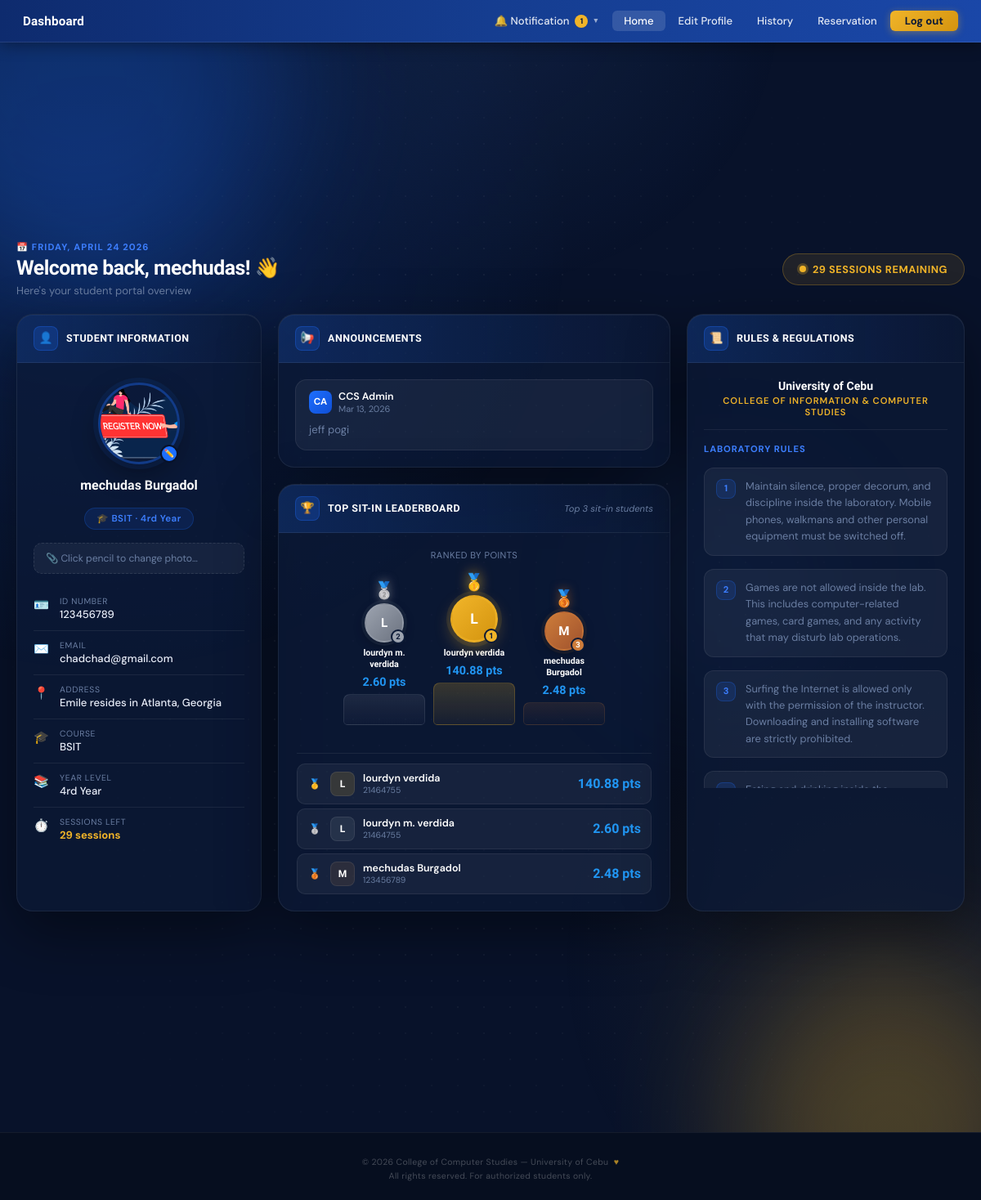
The page /dashboard.php (signed in) on the database its author committed.
### tables this page shows
CREATE TABLE `accounts` (
  `id` int(11) NOT NULL,
  `id_number` varchar(50) NOT NULL,
  `last_name` varchar(100) NOT NULL,
  `first_name` varchar(100) NOT NULL,
  `middle_name` varchar(100) DEFAULT NULL,
  `course_level` int(11) DEFAULT 1,
  `email` varchar(150) NOT NULL,
  `password` varchar(255) NOT NULL,
  `course` varchar(50) DEFAULT 'BSIT',
  `address` text DEFAULT NULL,
  `created_at` timestamp NOT NULL DEFAULT current_timestamp(),
  `profile_photo` varchar(255) DEFAULT 'register.png',
  `role` varchar(20) DEFAULT 'student',
  `remaining_sessions` int(11) DEFAULT 30
);

CREATE TABLE `announcements` (
  `id` int(11) NOT NULL,
  `admin_name` varchar(100) DEFAULT 'CCS Admin',
  `content` text DEFAULT NULL,
  `created_at` timestamp NOT NULL DEFAULT current_timestamp()
);

CREATE TABLE `sit_in_records` (
  `id` int(11) NOT NULL,
  `id_number` varchar(50) NOT NULL,
  `student_name` varchar(200) NOT NULL,
  `purpose` varchar(100) DEFAULT '',
  `lab` varchar(50) DEFAULT '',
  `session` int(11) DEFAULT 0,
  `status` varchar(20) DEFAULT 'active',
  `created_at` timestamp NOT NULL DEFAULT current_timestamp(),
  `timeout_at` datetime DEFAULT NULL,
  `reward_points` int(11) DEFAULT 0,
  `task_completed_points` int(11) DEFAULT 0
);

### dashboard.php (the view, shortened to what this page needs)
<?php
$conn = getConnection();
$announcements = [];
$annRes = $conn->query("SELECT * FROM announcements ORDER BY created_at DESC LIMIT 20");
if ($annRes) while ($row = $annRes->fetch_assoc()) $announcements[] = $row;
$sessRow = $conn->query("SELECT remaining_sessions FROM accounts WHERE id = " . intval($_SESSION['user_id']))->fetch_assoc();
$remainingSessions = $sessRow['remaining_sessions'] ?? 30;
$leaderboard = [];
$lbRes = $conn->query("
  SELECT
    s.id_number,
    s.student_name,
    ROUND(SUM(s.reward_points) * 0.6 + SUM(TIMESTAMPDIFF(MINUTE, s.created_at, s.timeout_at)) / 60.0 * 0.2 + SUM(s.task_completed_points) * 0.2, 2) AS total_score
  FROM sit_in_records s
  WHERE s.status = 'done' AND s.timeout_at IS NOT NULL
  GROUP BY s.id_number, s.student_name
  ORDER BY total_score DESC
  LIMIT 3
");
if ($lbRes) while ($row = $lbRes->fetch_assoc()) $leaderboard[] = $row;
$user        = $_SESSION['user_data'];
$id_number   = htmlspecialchars($user['id_number']    ?? '');
$first_name  = htmlspecialchars($user['first_name']   ?? '');
$course      = htmlspecialchars($user['course']       ?? '');
$year        = htmlspecialchars($user['course_level'] ?? '');
$email       = htmlspecialchars($user['email']        ?? '');
$address     = htmlspecialchars($user['address']      ?? '');
$photoFile   = !empty($user['profile_photo']) ? $user['profile_photo'] : 'register.png';
$fullName    = trim(($user['first_name'] ?? '') . ' ' . ($user['last_name'] ?? '')) ?: 'Student';
function ordinal($n) {
    $n = intval($n);
    $suffix = ['th','st','nd','rd'];
    $v = $n % 100;
    return $n . ($suffix[($v-20)%10] ?? $suffix[min($v,3)] ?? 'th');
}
$yearDisplay = $year ? ordinal($year) . ' Year' : '';
$notifCount = count($announcements);
?>
<!DOCTYPE html>
<html lang="en">
<head>
  <link rel="stylesheet" href="design.css">
</head>
<body>
<div class="scene-bg">
  <div class="orb orb-1"></div>
  <div class="orb orb-2"></div>
  <div class="orb orb-3"></div>
</div>
<header class="dash-topnav">
  <div class="dash-topnav-brand">Dashboard</div>
  <nav class="dash-topnav-links">
    <div class="tnav-dropdown">
      <button type="button">
        🔔 Notification
        <?php if ($notifCount > 0): ?>
          <span class="notif-pip"><?= $notifCount ?></span>
        <?php endif; ?>
        <span class="tnav-chevron">▼</span>
      </button>
    </div>
    <a href="#" onclick="showSection('home',this);return false;" id="nav-home" class="tnav-active">Home</a>
    <a href="#" onclick="showSection('editprofile',this);return false;" id="nav-editprofile">Edit Profile</a>
    <a href="#" onclick="showSection('history',this);return false;" id="nav-history">History</a>
    <a href="#" onclick="showSection('reservation',this);return false;" id="nav-reservation">Reservation</a>
    <a href="logout.php" class="btn-tnav-logout">Log out</a>
  </nav>
</header>
<main class="dash-main">
  <div class="dash-section active" id="sec-home">
    <div class="dash-greeting">
      <div class="greeting-left">
        <span class="greeting-eyebrow">📅 <?= date('l, F j Y') ?></span>
        <h1 class="greeting-name">Welcome back, <?= $first_name ?>! 👋</h1>
        <p class="greeting-sub">Here's your student portal overview</p>
      </div>
      <div class="greeting-session-pill">
        <span class="session-dot"></span>
        <?= $remainingSessions ?> Sessions Remaining
      </div>
    </div>
    <div class="dash-grid">
      <div class="dash-card">
        <div class="dash-card-header">
          <div class="dash-card-header-icon">👤</div>
          <span class="dash-card-header-label">Student Information</span>
        </div>
        <div class="student-body">
          <div class="avatar-wrap">
            <img src="pictures/<?= htmlspecialchars($photoFile) ?>" alt="Avatar" class="avatar-img" id="avatarImg">
            <label for="photoInput" class="avatar-badge" title="Change photo">✏️</label>
          </div>
          <div class="student-name"><?= $fullName ?></div>
          <div class="student-course-tag">🎓 <?= $course ?><?= $yearDisplay ? ' · '.$yearDisplay : '' ?></div>
          <form action="dashboard.php" method="post" enctype="multipart/form-data" style="width:100%">
            <label class="photo-upload-row" for="photoInput">
              <span class="photo-upload-label" id="photoLabel">📎 Click pencil to change photo…</span>
            </label>
          </form>
          <ul class="info-list">
            <li><span class="info-icon">🪪</span><div class="info-val"><span class="info-label">ID Number</span><span class="info-text"><?= $id_number ?></span></div></li>
            <li><span class="info-icon">✉️</span><div class="info-val"><span class="info-label">Email</span><span class="info-text"><?= $email ?></span></div></li>
            <li><span class="info-icon">📍</span><div class="info-val"><span class="info-label">Address</span><span class="info-text"><?= $address ?></span></div></li>
            <li><span class="info-icon">🎓</span><div class="info-val"><span class="info-label">Course</span><span class="info-text"><?= $course ?></span></div></li>
            <li><span class="info-icon">📚</span><div class="info-val"><span class="info-label">Year Level</span><span class="info-text"><?= $yearDisplay ?></span></div></li>
            <li><span class="info-icon">⏱️</span><div class="info-val"><span class="info-label">Sessions Left</span><span class="info-text" style="color:var(--gold);font-weight:700"><?= $remainingSessions ?> sessions</span></div></li>
          </ul>
        </div>
      </div>
      <div class="mid-col">
        <div class="dash-card" id="announceCard">
          <div class="dash-card-header">
            <div class="dash-card-header-icon">📢</div>
            <span class="dash-card-header-label">Announcements</span>
          </div>
          <div class="announce-body">
            <?php if (empty($announcements)): ?>
              <div class="announce-empty">📭 No announcements yet — check back later.</div>
            <?php else: foreach ($announcements as $ann): ?>
              <div class="announce-item">
                <div class="announce-meta">
                  <div class="announce-author">
                    <div class="announce-avatar">CA</div>
                    <div>
                      <div class="announce-name"><?= htmlspecialchars($ann['admin_name']) ?></div>
                      <div class="announce-date"><?= date('M d, Y', strtotime($ann['created_at'])) ?></div>
                    </div>
                  </div>
                </div>
                <?php if (!empty($ann['content'])): ?>
                  <div class="announce-content"><?= nl2br(htmlspecialchars($ann['content'])) ?></div>
                <?php endif; ?>
              </div>
            <?php endforeach; endif; ?>
          </div>
        </div>
        <div class="dash-card">
          <div class="dash-card-header">
            <div class="dash-card-header-icon">🏆</div>
            <span class="dash-card-header-label">Top Sit-in Leaderboard</span>
            <span style="margin-left:auto;font-size:.7rem;color:var(--text-muted);font-style:italic;">Top 3 sit-in students</span>
          </div>
          <?php if (empty($leaderboard)): ?>
            <div class="lb-body">
              <div class="lb-empty">
                <span class="lb-empty-icon">🏆</span>
                <span>No completed sit-in sessions yet.<br>Rankings will appear once students have timed out.</span>
              </div>
            </div>
          <?php else: ?>
            <div class="lb-body">
              <div class="lb-subtitle">Ranked by points</div>
              <?php
                $medals    = ['🥇','🥈','🥉'];
                $rankClass = ['lb-rank-1','lb-rank-2','lb-rank-3'];
                $podiumOrder = [];
                if (count($leaderboard) >= 2) $podiumOrder[] = 1;
                if (count($leaderboard) >= 1) $podiumOrder[] = 0;
                if (count($leaderboard) >= 3) $podiumOrder[] = 2;
              ?>
              <div class="lb-podium">
                <?php foreach ($podiumOrder as $idx): ?>
                  <?php $entry = $leaderboard[$idx]; $rankNum = $idx + 1; ?>
                  <div class="lb-podium-slot <?= $rankClass[$idx] ?>">
                    <div class="lb-crown"><?= $medals[$idx] ?></div>
                    <div class="lb-avatar">
                      <?= strtoupper(substr($entry['student_name'], 0, 1)) ?>
                      <span class="lb-badge-num"><?= $rankNum ?></span>
                    </div>
                    <div class="lb-name"><?= htmlspecialchars($entry['student_name']) ?></div>
                    <div class="lb-hours" style="font-size:0.9em;color:#2196f3;font-weight:bold;">
                      <?= number_format((float)$entry['total_score'], 2) ?> pts
                    </div>
                    <div class="lb-podium-base"></div>
                  </div>
                <?php endforeach; ?>
              </div>
              <hr class="lb-divider">
              <div class="lb-list">
                <?php
                $listColors = ['rgba(240,180,41,0.15)','rgba(156,163,175,0.12)','rgba(205,124,58,0.12)'];
                foreach ($leaderboard as $idx => $entry):
                ?>
                  <div class="lb-list-item">
                    <div class="lb-list-rank"><?= $medals[$idx] ?></div>
                    <div class="lb-list-avatar" style="background:<?= $listColors[$idx] ?? 'rgba(30,111,255,0.15)' ?>;border:1px solid rgba(255,255,255,0.08);">
                      <?= strtoupper(substr($entry['student_name'], 0, 1)) ?>
                    </div>
                    <div class="lb-list-info">
                      <div class="lb-list-name"><?= htmlspecialchars($entry['student_name']) ?></div>
                      <div class="lb-list-id"><?= htmlspecialchars($entry['id_number']) ?></div>
                    </div>
                    <div class="lb-list-stat">
                      <div class="lb-list-hours" style="font-size:1em;color:#2196f3;font-weight:bold;">
                        <?= number_format((float)$entry['total_score'], 2) ?> pts
                      </div>
                    </div>
                  </div>
                <?php endforeach; ?>
              </div>
            </div>
          <?php endif; ?>
        </div>
      </div>
      <div class="dash-card">
        <div class="dash-card-header">
          <div class="dash-card-header-icon">📜</div>
          <span class="dash-card-header-label">Rules &amp; Regulations</span>
        </div>
        <div class="rules-body">
          <div class="rules-header-block">
            <div class="rules-uni">University of Cebu</div>
            <div class="rules-college">College of Information &amp; Computer Studies</div>
          </div>
          <div class="rules-section-label">Laboratory Rules</div>
          <div class="rule-item"><div class="rule-num">1</div><span>Maintain silence, proper decorum, and discipline inside the laboratory. Mobile phones, walkmans and other personal equipment must be switched off.</span></div>
          <div class="rule-item"><div class="rule-num">2</div><span>Games are not allowed inside the lab. This includes computer-related games, card games, and any activity that may disturb lab operations.</span></div>
          <div class="rule-item"><div class="rule-num">3</div><span>Surfing the Internet is allowed only with the permission of the instructor. Downloading and installing software are strictly prohibited.</span></div>
          <div class="rule-item"><div class="rule-num">4</div><span>Eating and drinking inside the laboratory are strictly prohibited to maintain cleanliness and protect equipment.</span></div>
        </div>
      </div>
    </div>
  </div>
</main>
<?php include 'footer.php'; ?>
</body>
</html>

### design.css (style rules this page uses)
*, *::before, *::after { box-sizing: border-box; margin: 0; padding: 0; }
html { height: 100%; }
:root { --navy: #08122a; --navy-card: #0c1a36; --navy-border: rgba(255,255,255,0.07); --blue: #1e6fff; --blue-soft: #3d7fff; --gold: #f0b429; --text: #e8edf8; --text-muted: #6b7fa3; --error: #f87171; --success-c: #34d399; --input-bg: rgba(255,255,255,0.05); --input-border: rgba(255,255,255,0.1); --input-focus: rgba(30,111,255,0.5); --shadow-card: 0 24px 72px rgba(0,0,0,0.45), 0 1px 0 rgba(255,255,255,0.05) inset; }
html, body { min-height: 100vh; }
body { font-family: 'DM Sans', sans-serif; background: var(--navy); color: var(--text); display: flex; flex-direction: column; overflow-x: hidden; }
main { flex: 1; position: relative; z-index: 1; display: flex; align-items: center; justify-content: center; padding: 40px 20px; }
.scene-bg { position: fixed; inset: 0; z-index: 0; overflow: hidden; }
.scene-bg::before { content: ''; position: absolute; inset: 0; background: radial-gradient(ellipse 80% 60% at 10% 20%, rgba(30,111,255,0.18) 0%, transparent 60%), radial-gradient(ellipse 60% 50% at 90% 80%, rgba(240,180,41,0.08) 0%, transparent 55%), radial-gradient(ellipse 50% 40% at 50% 0%, rgba(77,143,255,0.1) 0%, transparent 60%); }
.scene-bg::after { content: ''; position: absolute; inset: 0; background-image: radial-gradient(circle, rgba(255,255,255,0.06) 1px, transparent 1px); background-size: 32px 32px; mask-image: radial-gradient(ellipse at center, black 30%, transparent 80%); -webkit-mask-image: radial-gradient(ellipse at center, black 30%, transparent 80%); }
.orb { position: absolute; border-radius: 50%; filter: blur(80px); opacity: 0.25; animation: drift 16s ease-in-out infinite; }
.orb-1 { width: 500px; height: 500px; background: #1e6fff; top: -150px; left: -150px; animation-duration: 18s; }
.orb-2 { width: 380px; height: 380px; background: #f0b429; bottom: -100px; right: -80px; animation-delay: -8s; animation-duration: 14s; }
.orb-3 { width: 260px; height: 260px; background: #4d8fff; top: 40%; right: 15%; opacity: 0.12; animation-delay: -4s; }

### rows shown on the page
accounts: remaining_sessions "29"
announcements: admin_name "CCS Admin", created_at "Mar 13, 2026", content "jeff pogi"
sit_in_records: reward_points "🥈", reward_points "2", task_completed_points "🥇", task_completed_points "1", id "🥉", id "3"

### other values the page prints
$notifCount "1"
$first_name "mechudas"
$fullName "mechudas Burgadol"
$course "BSIT"
$yearDisplay "4rd Year"
$id_number "123456789"
$email "chadchad@gmail.com"
$address "Emile resides in Atlanta, Georgia"
substr($entry['student_name'], 0, 1) "L"
$entry['student_name'] "lourdyn m. verdida"
$entry['total_score'] "2.60"
$entry['student_name'] "lourdyn verdida"
$entry['total_score'] "140.88"
substr($entry['student_name'], 0, 1) "M"
$entry['student_name'] "mechudas Burgadol"
